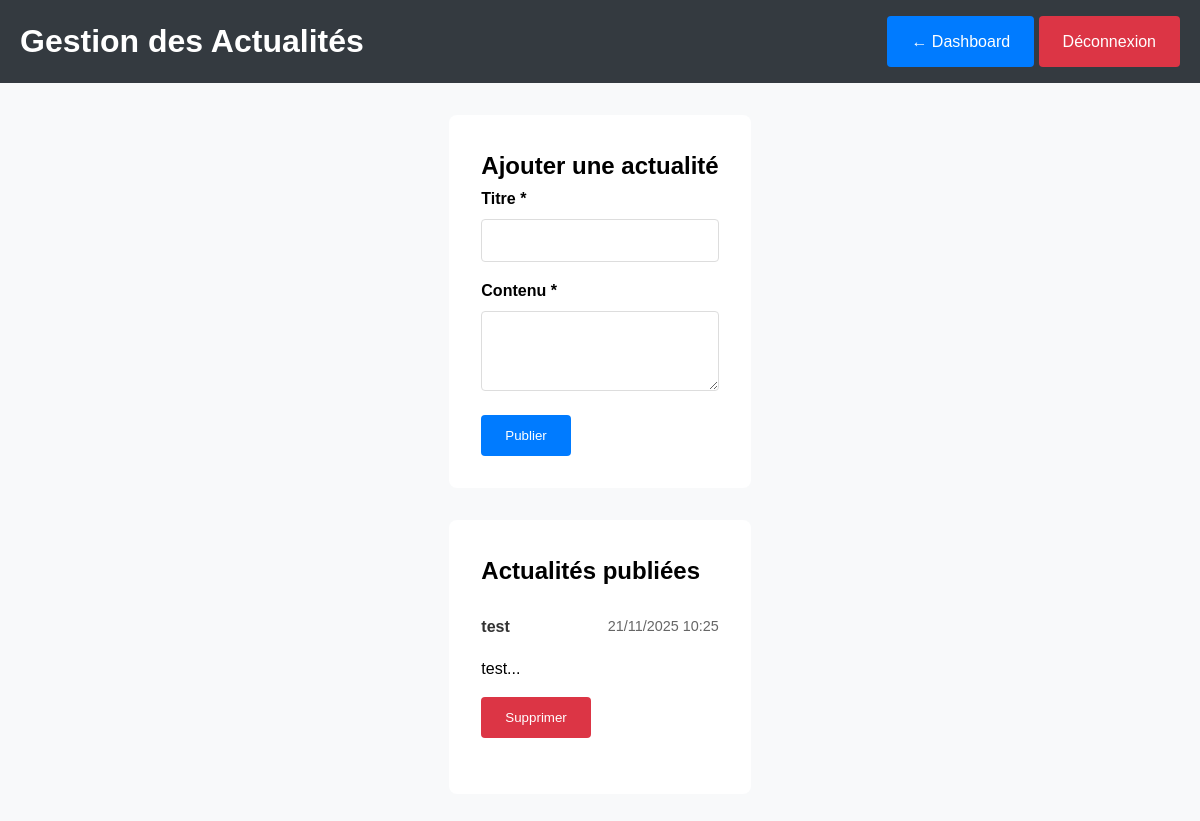
Page /admin/actualites_admin.php (signed in) on the earlier database version.
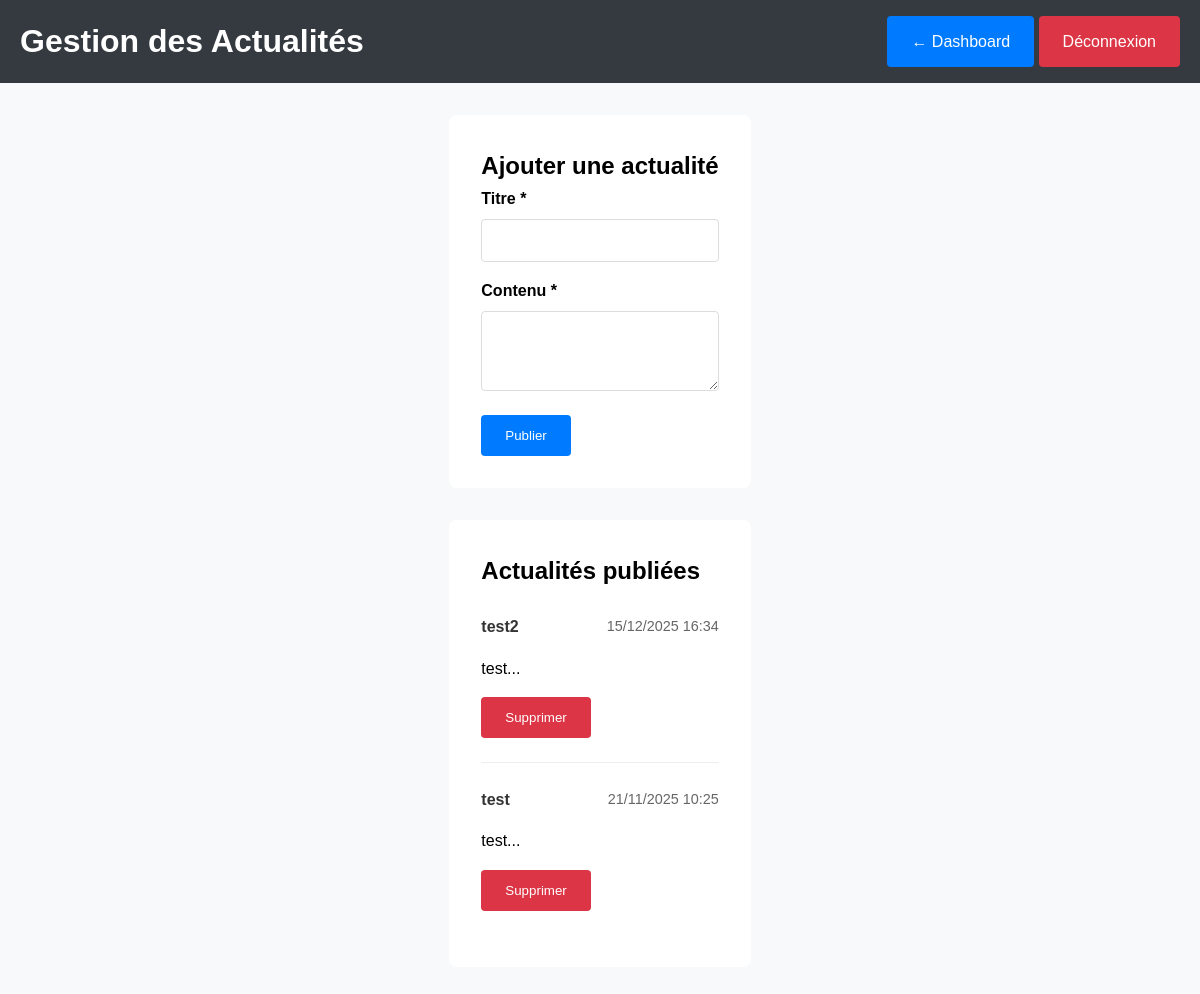
Same page on the later database version.
### tables this page shows
CREATE TABLE `actualites` (
  `id` int(11) NOT NULL AUTO_INCREMENT,
  `titre` varchar(200) NOT NULL,
  `contenu` text NOT NULL,
  `date_publication` timestamp NOT NULL DEFAULT current_timestamp(),
  `actif` tinyint(1) DEFAULT 1,
  PRIMARY KEY (`id`)
);

### admin/actualites_admin.php (the view, shortened to what this page needs)
<?php
require_once '../config.php';
try {
    $actualites = $pdo->query("SELECT * FROM actualites ORDER BY date_publication DESC")->fetchAll();
} catch(Exception $e) {
    $actualites = [];
}
?>
<!DOCTYPE html>
<html lang="fr" class="admin-page">
<head>
    <link rel="stylesheet" href="../assets/style.css">
</head>
<body>
    <header class="admin-header">
        <div class="container">
            <h1>Gestion des Actualités</h1>
            <div>
                <a href="dashboard.php" class="admin-btn">← Dashboard</a>
                <a href="logout.php" class="admin-btn btn-danger">Déconnexion</a>
            </div>
        </div>
    </header>
    <div class="admin-container">
        <div class="form-section">
            <h2>Ajouter une actualité</h2>
            <form method="post">
                <div class="admin-form-group">
                    <label for="titre">Titre *</label>
                    <input type="text" id="titre" name="titre" required>
                </div>
                <div class="admin-form-group">
                    <label for="contenu">Contenu *</label>
                    <textarea id="contenu" name="contenu" required></textarea>
                </div>
                <button type="submit" class="admin-btn">Publier</button>
            </form>
        </div>
        <div class="actualites-list">
            <h2>Actualités publiées</h2>
            <?php if ($actualites): ?>
                <?php foreach ($actualites as $actu): ?>
                <div class="actualite-item">
                    <div class="actualite-header">
                        <div class="actualite-title"><?php echo htmlspecialchars($actu['titre']); ?></div>
                        <div class="actualite-date"><?php echo date('d/m/Y H:i', strtotime($actu['date_publication'])); ?></div>
                    </div>
                    <p><?php echo htmlspecialchars(substr($actu['contenu'], 0, 150)); ?>...</p>
                    <form method="post" style="margin-top: 1rem;">
                        <button type="submit" class="admin-btn btn-danger" onclick="return confirm('Supprimer ?')">Supprimer</button>
                    </form>
                </div>
                <?php endforeach; ?>
            <?php else: ?>
                <p>Aucune actualité.</p>
            <?php endif; ?>
        </div>
    </div>
</body>
</html>

Differences in the rows shown:
added actualites: titre "test2", date_publication "15/12/2025 16:34", contenu "test"
